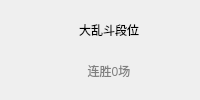
           <widget class="QWidget" name="battleInfoWidget" native="true">
            <property name="minimumSize">
             <size>
              <width>32</width>
              <height>32</height>
             </size>
            </property>
            <property name="styleSheet">
             <string notr="true">#battleInfoWidget
{
	background: white;
	border-radius: 5px;
}</string>
            </property>
            <layout class="QHBoxLayout" name="horizontalLayout_60" stretch="0,0,0,0">
             <property name="spacing">
              <number>2</number>
             </property>
             <item>
              <spacer name="horizontalSpacer_30">
               <property name="orientation">
                <enum>Qt::Horizontal</enum>
               </property>
               <property name="sizeType">
                <enum>QSizePolicy::Preferred</enum>
               </property>
               <property name="sizeHint" stdset="0">
                <size>
                 <width>5</width>
                 <height>20</height>
                </size>
               </property>
              </spacer>
             </item>
             <item>
              <widget class="ClickableLabel" name="battleRankIconLabel">
               <property name="sizePolicy">
                <sizepolicy hsizetype="Fixed" vsizetype="Preferred">
                 <horstretch>0</horstretch>
                 <verstretch>0</verstretch>
                </sizepolicy>
               </property>
               <property name="minimumSize">
                <size>
                 <width>16</width>
                 <height>16</height>
                </size>
               </property>
               <property name="toolTip">
                <string>&lt;html&gt;&lt;head/&gt;&lt;body&gt;&lt;p&gt;大乱斗&lt;/p&gt;&lt;/body&gt;&lt;/html&gt;</string>
               </property>
               <property name="styleSheet">
                <string notr="true"/>
               </property>
               <property name="text">
                <string/>
               </property>
               <property name="scaledContents">
                <bool>false</bool>
               </property>
               <property name="alignment">
                <set>Qt::AlignCenter</set>
               </property>
              </widget>
             </item>
             <item>
              <layout class="QVBoxLayout" name="verticalLayout_72">
               <property name="spacing">
                <number>5</number>
               </property>
               <item>
                <widget class="ClickableLabel" name="battleRankNameLabel">
                 <property name="sizePolicy">
                  <sizepolicy hsizetype="Minimum" vsizetype="Preferred">
                   <horstretch>0</horstretch>
                   <verstretch>0</verstretch>
                  </sizepolicy>
                 </property>
                 <property name="cursor">
                  <cursorShape>PointingHandCursor</cursorShape>
                 </property>
                 <property name="text">
                  <string>大乱斗段位</string>
                 </property>
                 <property name="alignment">
                  <set>Qt::AlignCenter</set>
                 </property>
                </widget>
               </item>
               <item>
                <widget class="ClickableLabel" name="winningStreakLabel">
                 <property name="sizePolicy">
                  <sizepolicy hsizetype="Minimum" vsizetype="Preferred">
                   <horstretch>0</horstretch>
                   <verstretch>0</verstretch>
                  </sizepolicy>
                 </property>
                 <property name="cursor">
                  <cursorShape>PointingHandCursor</cursorShape>
                 </property>
                 <property name="styleSheet">
                  <string notr="true">color: gray;</string>
                 </property>
                 <property name="text">
                  <string>连胜0场</string>
                 </property>
                 <property name="alignment">
                  <set>Qt::AlignCenter</set>
                 </property>
                </widget>
               </item>
              </layout>
             </item>
             <item>
              <spacer name="horizontalSpacer_41">
               <property name="orientation">
                <enum>Qt::Horizontal</enum>
               </property>
               <property name="sizeType">
                <enum>QSizePolicy::Preferred</enum>
               </property>
               <property name="sizeHint" stdset="0">
                <size>
                 <width>5</width>
                 <height>20</height>
                </size>
               </property>
              </spacer>
             </item>
            </layout>
           </widget>
